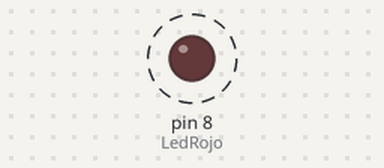
Recording of a sketch running on a simulated Arduino Uno, built with avr-gcc and run on an emulated ATmega328P. Parts: output pins drawn as LEDs (lit = HIGH). Dashed ring = blinking.

Above: at 0.5 s.
Timing chart, 0 to 3.0 s (numbered marks = the images above):
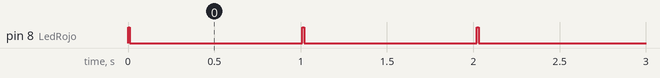

Measured:
- by itself, pin 8 (LedRojo): alternates HIGH for 0.01 s and LOW for 1.0 s

The sketch:

Primer_Programa_-_Encendido_y_Apagado_de_un_Led.ino
```cpp
/*
 * Hola a todos amigos de Youtube aqui les dejo el codigo de la primera programacion
 * en Arduino, o sea el encendido y apagado de un led por medio de un pin digital.
 * Si todavia no viste el video te invito a que los veas por este
 * enlace: https://youtu.be/1bRS145FOWY,
 * si te gusto no te olvides suscribirte, compartir y dejar tu Me Gusta
 * para poder ir creciendo.
 * Recuerda que si tienes alguna duda sobre los videos que estoy subiendo
 * puedes grabarte exponiendo tu duda, subilo a mi pagina de Facebook
 * y en un proximo video te dare la respuesta.
 * Saludos.
 * Aprendiendo Electronica by Velazquez Jose
 */

int LedRojo = 8; //Declaramos la variable "LedRojo" en el pin 8 digital

void setup() { //Configuracion de los Pines o Comunicacion Serial y Sensores
pinMode(LedRojo, OUTPUT); //Declaramos el pin 8 como Salida por medio de la variable
}

void loop() {  //Codigo a escribir "Ciclo Repetitivo"
digitalWrite(LedRojo, HIGH);  //Declaramos el pin 8 en Estado Alto
delay(10);                  //Espera de 3 seg.
digitalWrite(LedRojo, LOW);   //Declaramos el pin 8 en Estado Bajo
delay(1000);                  //Espera de 3 seg.
}
```
